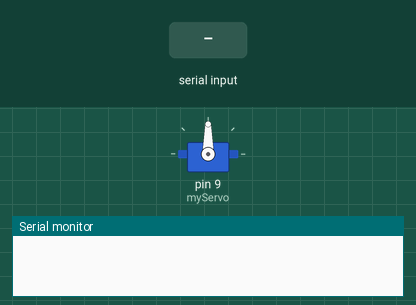
This sketch was run on a simulated Arduino Uno, built with avr-gcc and run on an emulated ATmega328P. Parts: servo, the last lines printed to the serial monitor. The inputs (shaded band) are chosen by the test bench.

Above: at 1.2 s.
1.3 s: "0" received over Serial
At 2.4 s:
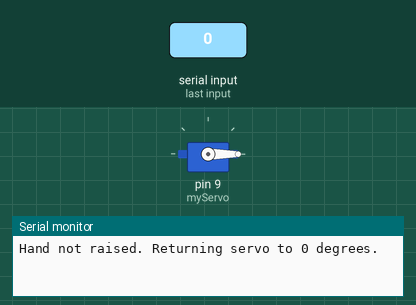
2.8 s: "1" received over Serial
At 3.6 s:
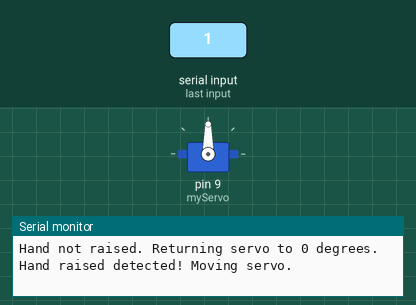
Timing chart, 0 to 5.8 s (numbered marks = the images above; inputs shaded):
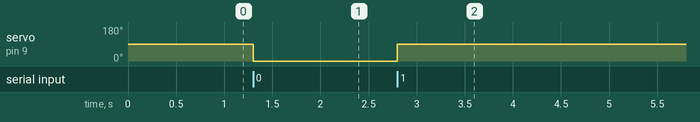

The sketch:

servomotor.ino
```cpp
#include <Servo.h>

Servo myServo;

void setup() {
  myServo.attach(9);   // Pin to control the servo motor
  Serial.begin(9600);  // Start serial communication at 9600 baud rate
}

void loop() {
  if (Serial.available() > 0) {
    char command = Serial.read();  // Read the incoming serial data

    // Control the servo based on the command from Python
    if (command == '1') {
      myServo.write(90);  // Move the servo to 90 degrees (example for hand raise)
      Serial.println("Hand raised detected! Moving servo.");
    } else if (command == '0') {
      myServo.write(0);  // Move the servo back to 0 degrees (example for hand lowered)
      Serial.println("Hand not raised. Returning servo to 0 degrees.");
    }
  }
}
```

Measured:
- after the input at 1.3 s, servo on pin 9 (myServo): 90° → 0° at once
- after the input at 2.8 s, servo on pin 9 (myServo): 0° → 90° at once
